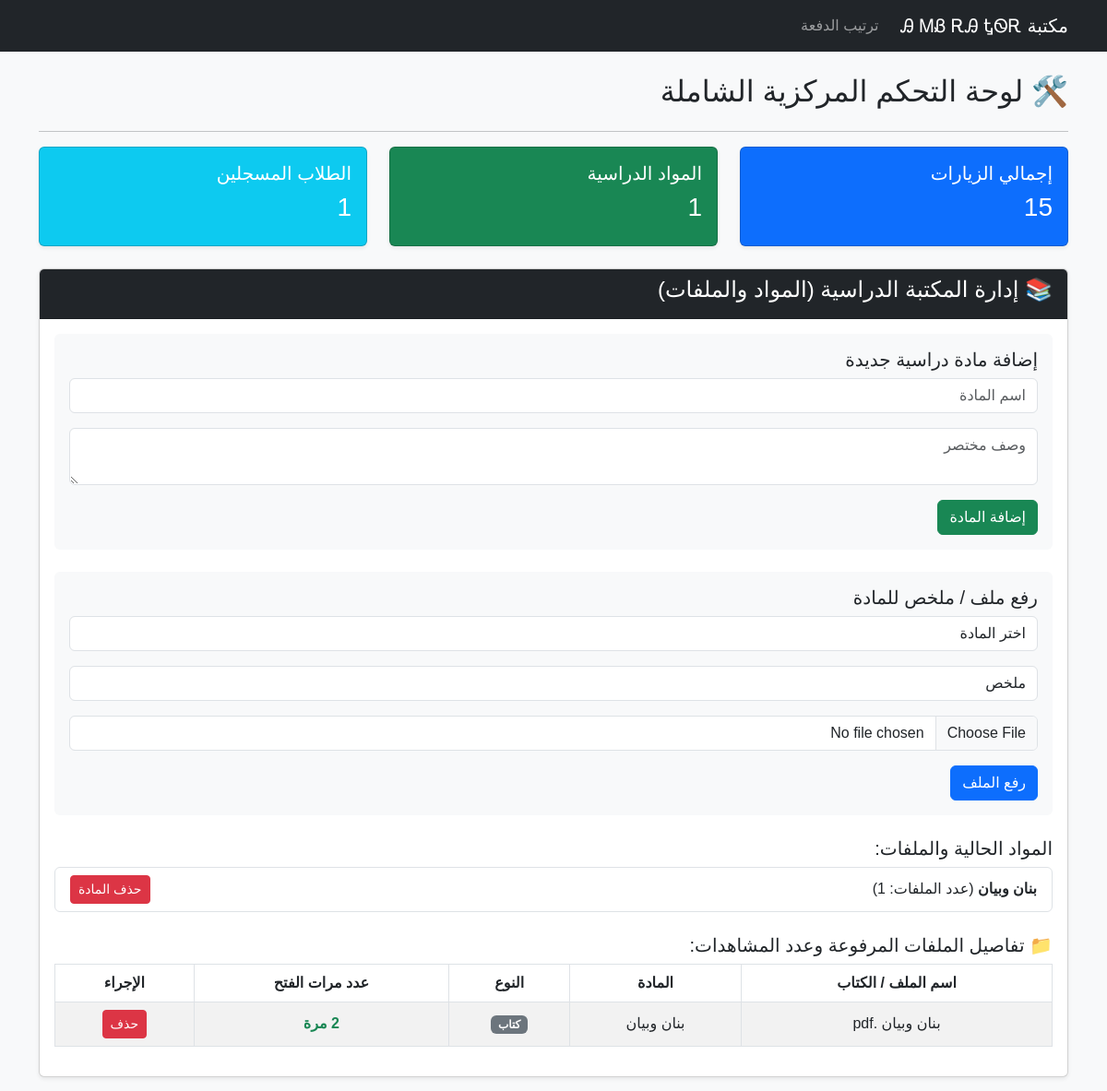
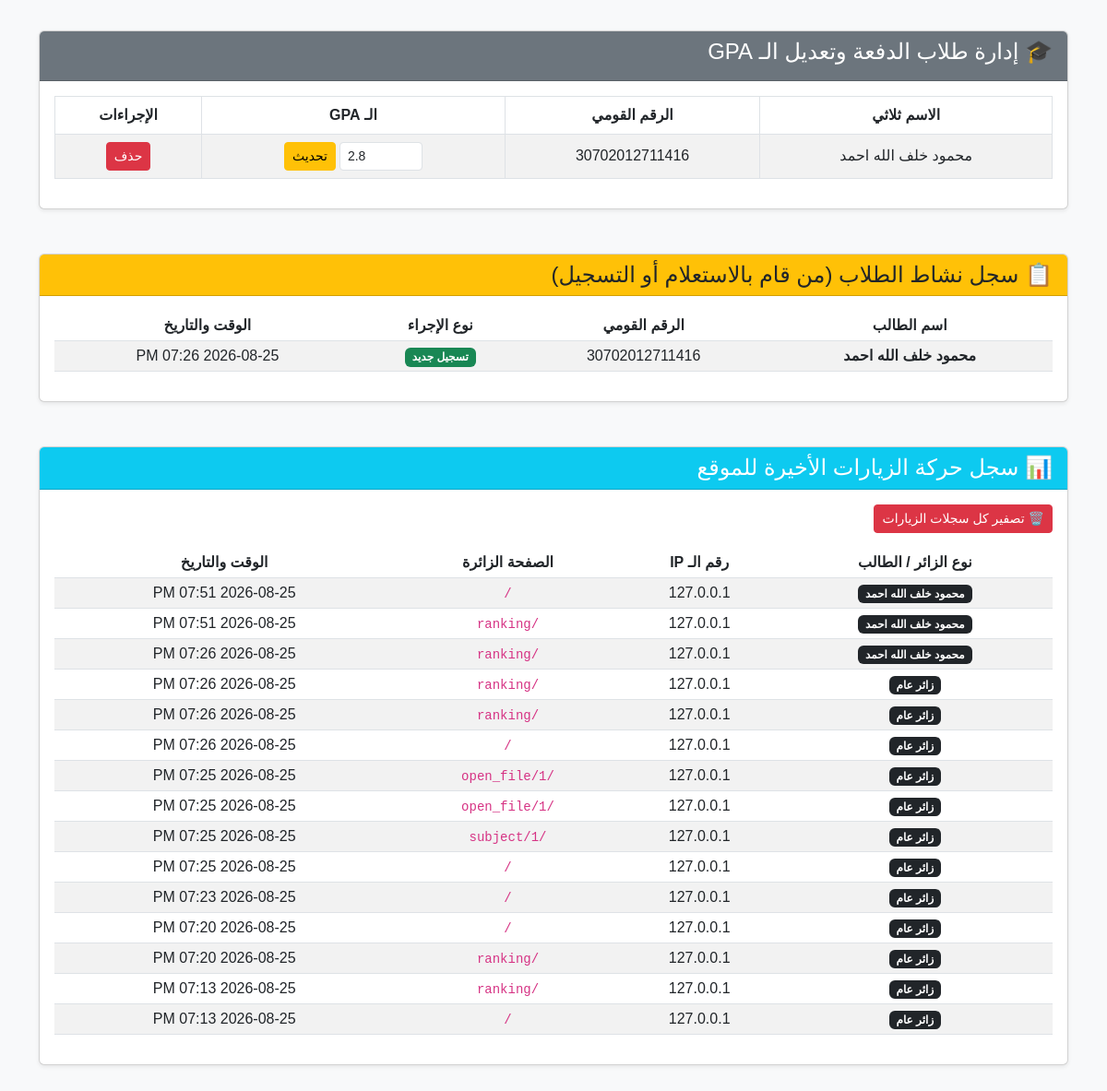
The page /admin on the database its author committed (2 pictures, top to bottom).
### app.py (models this page shows)
class Subject(db.Model):
    id = db.Column(db.Integer, primary_key=True)
    name = db.Column(db.String(100), nullable=False)
    description = db.Column(db.Text)
    files = db.relationship(
        'MaterialFile', backref='subject', lazy=True, cascade='all, delete'
    )

class MaterialFile(db.Model):
    id = db.Column(db.Integer, primary_key=True)
    title = db.Column(db.String(150), nullable=False)
    file_type = db.Column(db.String(50))
    file_path = db.Column(db.String(300), nullable=False)
    views_count = db.Column(db.Integer, default=0)
    subject_id = db.Column(
        db.Integer, db.ForeignKey('subject.id'), nullable=False
    )

class Student(db.Model):
    id = db.Column(db.Integer, primary_key=True)
    nat_id = db.Column(db.String(14), unique=True, nullable=False)
    name = db.Column(db.String(150), nullable=False)
    gpa = db.Column(db.Float, nullable=False)
    status = db.Column(db.String(20), default="approved")

class StudentActivityLog(db.Model):
    id = db.Column(db.Integer, primary_key=True)
    student_name = db.Column(db.String(150), nullable=False)
    nat_id = db.Column(db.String(14), nullable=False)
    action_type = db.Column(db.String(100), nullable=False)  # (استعلام عن الترتيب / تسجيل جديد)
    timestamp = db.Column(db.DateTime, default=datetime.utcnow)

class VisitLog(db.Model):
    id = db.Column(db.Integer, primary_key=True)
    visitor_type = db.Column(db.String(50), default="زائر")
    ip_address = db.Column(db.String(50))
    timestamp = db.Column(db.DateTime, default=datetime.utcnow)
    page_visited = db.Column(db.String(200))

### app.py (the view)
@app.route('/admin', methods=['GET', 'POST'])
def admin():
    total_visits = VisitLog.query.count()
    subjects = Subject.query.all()
    all_files = MaterialFile.query.all()
    recent_visits = VisitLog.query.order_by(VisitLog.timestamp.desc()).limit(20).all()
    students = Student.query.order_by(Student.gpa.desc()).all()
    student_activities = StudentActivityLog.query.order_by(StudentActivityLog.timestamp.desc()).limit(30).all()
    return render_template(
        'admin.html',
        total_visits=total_visits,
        subjects=subjects,
        all_files=all_files,
        recent_visits=recent_visits,
        students=students,
        student_activities=student_activities
    )

### app.py (called while the page is built)
@app.before_request
def track_visit():
    if not request.path.startswith('/static') and not request.path.startswith('/admin'):
        visitor_info = session.get('student_name', 'زائر عام')
        visit = VisitLog(
            visitor_type=visitor_info,
            ip_address=request.remote_addr,
            page_visited=request.path
        )
        db.session.add(visit)
        db.session.commit()

### templates/admin.html (shortened to what this page needs)
{% extends "base.html" %}
{% block content %}
<div class="row">
    <div class="col-12">
        <h2 class="mb-4">🛠️ لوحة التحكم المركزية الشاملة</h2>
        <hr>
    </div>
</div>
<div class="row mb-4">
    <div class="col-md-4">
        <div class="card bg-primary text-white p-3 shadow-sm">
            <h5>إجمالي الزيارات</h5>
            <h3>{{ total_visits }}</h3>
        </div>
    </div>
    <div class="col-md-4">
        <div class="card bg-success text-white p-3 shadow-sm">
            <h5>المواد الدراسية</h5>
            <h3>{{ subjects|length }}</h3>
        </div>
    </div>
    <div class="col-md-4">
        <div class="card bg-info text-white p-3 shadow-sm">
            <h5>الطلاب المسجلين</h5>
            <h3>{{ students|length }}</h3>
        </div>
    </div>
</div>
<div class="card mb-5 shadow-sm">
    <div class="card-header bg-dark text-white">
        <h4>📚 إدارة المكتبة الدراسية (المواد والملفات)</h4>
    </div>
    <div class="card-body">
        <form action="{{ url_for('add_subject') }}" method="POST" class="mb-4 p-3 bg-light rounded">
            <h5>إضافة مادة دراسية جديدة</h5>
            <div class="mb-3">
                <input type="text" name="name" class="form-control" placeholder="اسم المادة" required>
            </div>
            <div class="mb-3">
                <textarea name="description" class="form-control" placeholder="وصف مختصر"></textarea>
            </div>
            <button type="submit" class="btn btn-success">إضافة المادة</button>
        </form>
        <form action="{{ url_for('add_file') }}" method="POST" enctype="multipart/form-data" class="mb-4 p-3 bg-light rounded">
            <h5>رفع ملف / ملخص للمادة</h5>
            <div class="mb-3">
                <select name="subject_id" class="form-control" required>
                    <option value="">اختر المادة</option>
                </select>
            </div>
            <div class="mb-3">
                <select name="file_type" class="form-control">
                    <option value="ملخص">ملخص</option>
                </select>
            </div>
            <div class="mb-3">
                <input type="file" name="file" class="form-control" required>
            </div>
            <button type="submit" class="btn btn-primary">رفع الملف</button>
        </form>
        <h5>المواد الحالية والملفات:</h5>
        <ul class="list-group mb-4">
            {% for sub in subjects %}
            <li class="list-group-item d-flex justify-content-between align-items-center">
                <span><strong>{{ sub.name }}</strong> (عدد الملفات: {{ sub.files|length }})</span>
                <form action="{{ url_for('delete_subject', subject_id=sub.id) }}" method="POST" style="display:inline;">
                    <button type="submit" class="btn btn-danger btn-sm" onclick="return confirm('حذف المادة بكل ملفاتها؟')">حذف المادة</button>
                </form>
            </li>
            {% endfor %}
        </ul>
        <h5 class="mt-4">📁 تفاصيل الملفات المرفوعة وعدد المشاهدات:</h5>
        <div class="table-responsive">
            <table class="table table-bordered table-striped text-center align-middle">
                <thead>
                    <tr>
                        <th>اسم الملف / الكتاب</th>
                        <th>المادة</th>
                        <th>النوع</th>
                        <th>عدد مرات الفتح</th>
                        <th>الإجراء</th>
                    </tr>
                </thead>
                <tbody>
                    {% for file in all_files %}
                    <tr>
                        <td>{{ file.title }}</td>
                        <td>{{ file.subject.name }}</td>
                        <td><span class="badge bg-secondary">{{ file.file_type }}</span></td>
                        <td class="fw-bold text-success">{{ file.views_count }} مرة</td>
                        <td>
                            <form action="{{ url_for('delete_file', file_id=file.id) }}" method="POST" style="display:inline;">
                                <button type="submit" class="btn btn-danger btn-sm" onclick="return confirm('حذف الملف نهائياً؟')">حذف</button>
                            </form>
                        </td>
                    </tr>
                    {% endfor %}
                </tbody>
            </table>
        </div>
    </div>
</div>
<div class="card mb-5 shadow-sm">
    <div class="card-header bg-secondary text-white">
        <h4>🎓 إدارة طلاب الدفعة وتعديل الـ GPA</h4>
    </div>
    <div class="card-body">
        <div class="table-responsive">
            <table class="table table-bordered table-striped text-center align-middle">
                <thead>
                    <tr>
                        <th>الاسم ثلاثي</th>
                        <th>الرقم القومي</th>
                        <th>الـ GPA</th>
                        <th>الإجراءات</th>
                    </tr>
                </thead>
                <tbody>
                    {% for student in students %}
                    <tr>
                        <td>{{ student.name }}</td>
                        <td>{{ student.nat_id }}</td>
                        <td>
                            <form action="{{ url_for('update_student_gpa', id=student.id) }}" method="POST" class="d-inline-flex gap-1 justify-content-center">
                                <input type="number" step="0.01" name="gpa" value="{{ student.gpa }}" class="form-control form-control-sm" style="width: 90px;" required>
                                <button type="submit" class="btn btn-warning btn-sm">تحديث</button>
                            </form>
                        </td>
                        <td>
                            <form action="{{ url_for('delete_student', id=student.id) }}" method="POST" style="display:inline;">
                                <button type="submit" class="btn btn-danger btn-sm" onclick="return confirm('حذف الطالب نهائياً؟')">حذف</button>
                            </form>
                        </td>
                    </tr>
                    {% endfor %}
                </tbody>
            </table>
        </div>
    </div>
</div>
<div class="card shadow-sm mb-5">
    <div class="card-header bg-warning text-dark">
        <h4 class="mb-0">📋 سجل نشاط الطلاب (من قام بالاستعلام أو التسجيل)</h4>
    </div>
    <div class="card-body">
        <div class="table-responsive">
            <table class="table table-sm table-striped text-center align-middle">
                <thead>
                    <tr>
                        <th>اسم الطالب</th>
                        <th>الرقم القومي</th>
                        <th>نوع الإجراء</th>
                        <th>الوقت والتاريخ</th>
                    </tr>
                </thead>
                <tbody>
                    {% for activity in student_activities %}
                    <tr>
                        <td class="fw-bold">{{ activity.student_name }}</td>
                        <td>{{ activity.nat_id }}</td>
                        <td>
                            {% if activity.action_type == "تسجيل جديد في الدفعة" %}
                                <span class="badge bg-success">تسجيل جديد</span>
                            {% else %}
                                <span class="badge bg-primary">استعلام عن الترتيب</span>
                            {% endif %}
                        </td>
                        <td>{{ activity.timestamp.strftime('%Y-%m-%d %I:%M %p') }}</td>
                    </tr>
                    {% else %}
                    <tr>
                        <td colspan="4" class="text-muted">لا توجد أنشطة مسجلة حتى الآن.</td>
                    </tr>
                    {% endfor %}
                </tbody>
            </table>
        </div>
    </div>
</div>
<div class="card shadow-sm mb-5">
    <div class="card-header bg-info text-white d-flex justify-content-between align-items-center">
        <h4 class="mb-0">📊 سجل حركة الزيارات الأخيرة للموقع</h4>
    </div>
    <div class="card-body">
        <form action="{{ url_for('clear_visits') }}" method="POST" class="mb-3" onsubmit="return confirm('هل أنت متأكد من تصفير جميع سجلات الزيارات؟');">
            <button type="submit" class="btn btn-danger btn-sm">🗑️ تصفير كل سجلات الزيارات</button>
        </form>
        <div class="table-responsive">
            <table class="table table-sm table-striped text-center align-middle">
                <thead>
                    <tr>
                        <th>نوع الزائر / الطالب</th>
                        <th>رقم الـ IP</th>
                        <th>الصفحة الزائرة</th>
                        <th>الوقت والتاريخ</th>
                    </tr>
                </thead>
                <tbody>
                    {% for visit in recent_visits %}
                    <tr>
                        <td><span class="badge bg-dark">{{ visit.visitor_type }}</span></td>
                        <td>{{ visit.ip_address }}</td>
                        <td><code>{{ visit.page_visited }}</code></td>
                        <td>{{ visit.timestamp.strftime('%Y-%m-%d %I:%M %p') }}</td>
                    </tr>
                    {% endfor %}
                </tbody>
            </table>
        </div>
    </div>
</div>
{% endblock %}

### templates/base.html (shortened to what this page needs)
<!DOCTYPE html>
<html lang="ar" dir="rtl">
<head>
    <link rel="stylesheet" href="https://cdn.jsdelivr.net/npm/bootstrap@5.3.0/dist/css/bootstrap.rtl.min.css">
</head>
<body>
    <nav class="navbar navbar-expand-lg navbar-dark bg-dark mb-4">
        <div class="container">
            <a class="navbar-brand" href="{{ url_for('home') }}">مكتبة Ꭿ ᎷᏰ ᎡᎯ ᎿᏫᎡ</a>
            <div class="collapse navbar-collapse" id="navbarNav">
                <ul class="navbar-nav me-auto mb-2 mb-lg-0">
                    <li class="nav-item">
                        <a class="nav-link" href="{{ url_for('student_ranking') }}">ترتيب الدفعة</a>
                    </li>
                </ul>
            </div>
        </div>
    </nav>
    <div class="container">
        {% block content %}{% endblock %}
    </div>
</body>
</html>

### templates/base.html (style rules this page uses)
body { font-family: Tahoma, sans-serif; background-color: #f8f9fa; }

### rows shown on the page
Subject: name "بنان وبيان", files|length "1"
MaterialFile: title "بنان وبيان .pdf", subject.name "بنان وبيان", file_type "كتاب", views_count "2"
Student: name "محمود خلف الله احمد", nat_id "30702012711416", gpa "2.8"
StudentActivityLog: student_name "محمود خلف الله احمد", nat_id "30702012711416", shows "تسجيل جديد", timestamp "2026-08-25 07:26 PM"
VisitLog: visitor_type "محمود خلف الله احمد", ip_address "127.0.0.1", page_visited "/", timestamp "2026-08-25 07:51 PM"
VisitLog: visitor_type "محمود خلف الله احمد", ip_address "127.0.0.1", page_visited "/ranking", timestamp "2026-08-25 07:51 PM"
VisitLog: visitor_type "محمود خلف الله احمد", ip_address "127.0.0.1", page_visited "/ranking", timestamp "2026-08-25 07:26 PM"
VisitLog: visitor_type "زائر عام", ip_address "127.0.0.1", page_visited "/ranking", timestamp "2026-08-25 07:26 PM"
VisitLog: visitor_type "زائر عام", ip_address "127.0.0.1", page_visited "/ranking", timestamp "2026-08-25 07:26 PM"
VisitLog: visitor_type "زائر عام", ip_address "127.0.0.1", page_visited "/", timestamp "2026-08-25 07:26 PM"
VisitLog: visitor_type "زائر عام", ip_address "127.0.0.1", page_visited "/open_file/1", timestamp "2026-08-25 07:25 PM"
VisitLog: visitor_type "زائر عام", ip_address "127.0.0.1", page_visited "/open_file/1", timestamp "2026-08-25 07:25 PM"
VisitLog: visitor_type "زائر عام", ip_address "127.0.0.1", page_visited "/subject/1", timestamp "2026-08-25 07:25 PM"
VisitLog: visitor_type "زائر عام", ip_address "127.0.0.1", page_visited "/", timestamp "2026-08-25 07:25 PM"
VisitLog: visitor_type "زائر عام", ip_address "127.0.0.1", page_visited "/", timestamp "2026-08-25 07:23 PM"
VisitLog: visitor_type "زائر عام", ip_address "127.0.0.1", page_visited "/", timestamp "2026-08-25 07:20 PM"
VisitLog: visitor_type "زائر عام", ip_address "127.0.0.1", page_visited "/ranking", timestamp "2026-08-25 07:20 PM"
VisitLog: visitor_type "زائر عام", ip_address "127.0.0.1", page_visited "/ranking", timestamp "2026-08-25 07:13 PM"
VisitLog: visitor_type "زائر عام", ip_address "127.0.0.1", page_visited "/", timestamp "2026-08-25 07:13 PM"

### other values the page prints
{{ total_visits }} "15"
{{ subjects|length }} "1"
{{ students|length }} "1"
